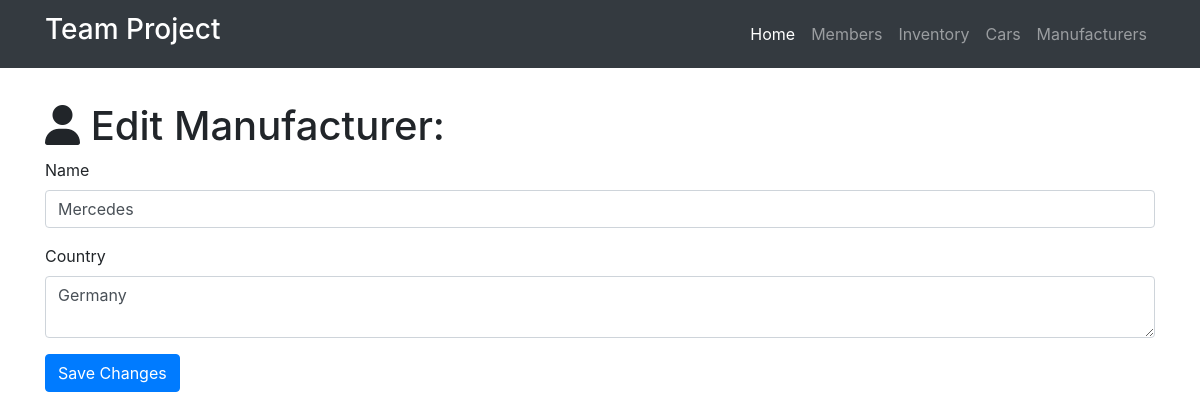
/manufacturer/edit/2, run on an earlier commit of the app's database.
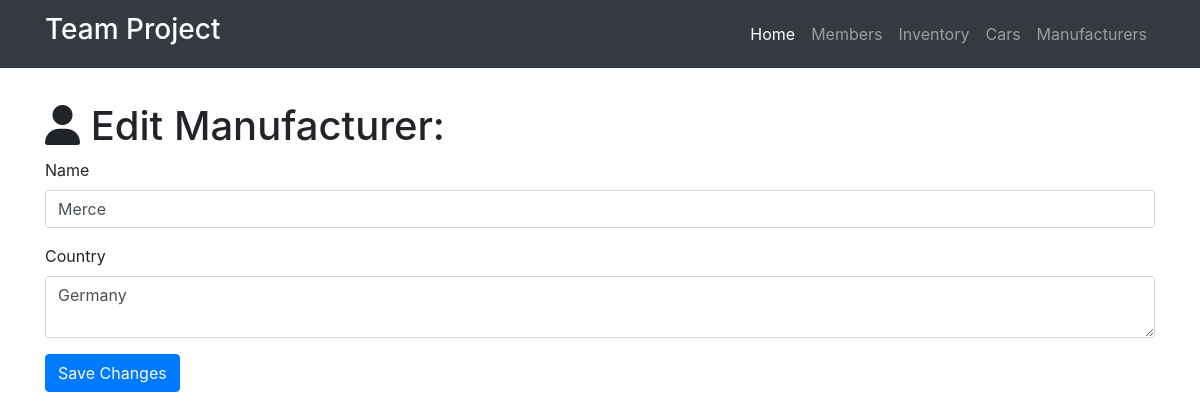
And on a later commit of the database.
### project.py (models this page shows)
class Manufacturer(db.Model):
    __tablename__ = 'manufacturers'
    id = db.Column(db.Integer, primary_key=True)
    name = db.Column(db.String(64))
    country = db.Column(db.Text)
    cars = db.relationship('Car', backref='manufacturer', cascade="delete")

### project.py (the view)
@app.route('/manufacturer/edit/<int:id>', methods=['GET', 'POST'])
def edit_manufacturer(id):
    manufacturer = Manufacturer.query.filter_by(id=id).first()
    if request.method == 'GET':
        return render_template('manufacturer-edit.html', manufacturer=manufacturer)
    if request.method == 'POST':
        manufacturer.name = request.form['name']
        manufacturer.country = request.form['country']
        db.session.commit()
        return redirect(url_for('show_all_manufacturers'))

### templates/manufacturer-edit.html (shortened to what this page needs)
{% extends "home-base.html" %}
{% block head %}
  {{super()}}
{% endblock %}
{% block page_content %}
<div class="container">
   <h1 class="mt-5"><i class="fa fa-user" aria-hidden="true"></i> Edit Manufacturer:</h1>
  <form action="/manufacturer/edit/{{manufacturer.id}}" method="post">
    <div class="form-group">
      <label>Name</label>
      <input class="form-control" type="text" name="name" value="{{manufacturer.name}}" required="true">
    </div>
    <div class="form-group">
      <label>Country</label>
      <textarea class="form-control" name="country" required="true">{{manufacturer.country}}</textarea>
    </div>
    <button type="submit" class="btn btn-primary">Save Changes</button>
  </form>
 </div>
{% endblock %}

What changed in the data, as far as the page shows it:
changed Manufacturer "Germany": name "Mercedes" → "Merce"
